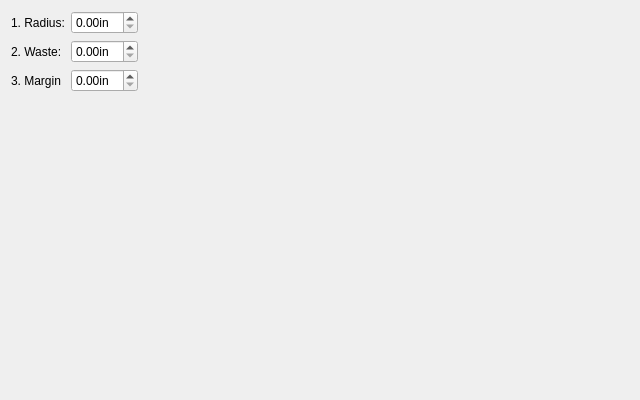
<?xml version="1.0" encoding="UTF-8"?>
<ui version="4.0">
 <class>TemplateDesignerRoundPage</class>
 <widget class="QWidget" name="TemplateDesignerRoundPage">
  <property name="geometry">
   <rect>
    <x>0</x>
    <y>0</y>
    <width>640</width>
    <height>400</height>
   </rect>
  </property>
  <property name="sizePolicy">
   <sizepolicy hsizetype="Minimum" vsizetype="Minimum">
    <horstretch>0</horstretch>
    <verstretch>0</verstretch>
   </sizepolicy>
  </property>
  <property name="minimumSize">
   <size>
    <width>640</width>
    <height>400</height>
   </size>
  </property>
  <property name="windowTitle">
   <string notr="true">Form</string>
  </property>
  <layout class="QGridLayout" name="gridLayout_2">
   <item row="0" column="0">
    <layout class="QHBoxLayout" name="horizontalLayout">
     <item>
      <layout class="QGridLayout" name="gridLayout">
       <item row="0" column="1">
        <widget class="QDoubleSpinBox" name="rSpin">
         <property name="accelerated">
          <bool>true</bool>
         </property>
         <property name="suffix">
          <string notr="true">in</string>
         </property>
        </widget>
       </item>
       <item row="2" column="1">
        <widget class="QDoubleSpinBox" name="marginSpin">
         <property name="accelerated">
          <bool>true</bool>
         </property>
         <property name="suffix">
          <string notr="true">in</string>
         </property>
        </widget>
       </item>
       <item row="3" column="1">
        <spacer name="verticalSpacer_2">
         <property name="orientation">
          <enum>Qt::Vertical</enum>
         </property>
         <property name="sizeHint" stdset="0">
          <size>
           <width>20</width>
           <height>40</height>
          </size>
         </property>
        </spacer>
       </item>
       <item row="1" column="1">
        <widget class="QDoubleSpinBox" name="wasteSpin">
         <property name="accelerated">
          <bool>true</bool>
         </property>
         <property name="suffix">
          <string notr="true">in</string>
         </property>
        </widget>
       </item>
       <item row="2" column="0">
        <widget class="QLabel" name="label_4">
         <property name="text">
          <string>3. Margin</string>
         </property>
        </widget>
       </item>
       <item row="0" column="0">
        <widget class="QLabel" name="label_2">
         <property name="text">
          <string>1. Radius:</string>
         </property>
        </widget>
       </item>
       <item row="1" column="0">
        <widget class="QLabel" name="label_3">
         <property name="text">
          <string>2. Waste:</string>
         </property>
        </widget>
       </item>
      </layout>
     </item>
     <item>
      <widget class="QLabel" name="label">
       <property name="sizePolicy">
        <sizepolicy hsizetype="Expanding" vsizetype="Preferred">
         <horstretch>0</horstretch>
         <verstretch>0</verstretch>
        </sizepolicy>
       </property>
       <property name="text">
        <string/>
       </property>
       <property name="pixmap">
        <pixmap resource="../images.qrc">:/images/TemplateDesigner/ex-round-size.png</pixmap>
       </property>
       <property name="alignment">
        <set>Qt::AlignCenter</set>
       </property>
      </widget>
     </item>
    </layout>
   </item>
   <item row="1" column="0">
    <spacer name="verticalSpacer">
     <property name="orientation">
      <enum>Qt::Vertical</enum>
     </property>
     <property name="sizeHint" stdset="0">
      <size>
       <width>20</width>
       <height>65</height>
      </size>
     </property>
    </spacer>
   </item>
  </layout>
 </widget>
 <resources>
  <include location="../images.qrc"/>
 </resources>
 <connections/>
</ui>
